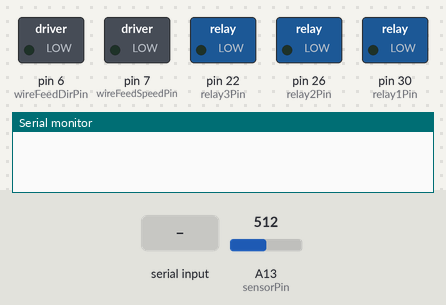
The sketch below on a simulated Arduino Mega 2560, built with avr-gcc and run on an emulated ATmega2560. On the bench: switched loads named in the sketch (green lamp = pin HIGH), the last lines printed to the serial monitor. Dashed ring = blinking. The test bench sets the inputs (shaded band); at power-on: A13 (sensorPin) = 512. Pins used as bus, display or sensor lines are not drawn.

Above: at 1.2 s.
1.3 s: "c" received over Serial
At 3.6 s:
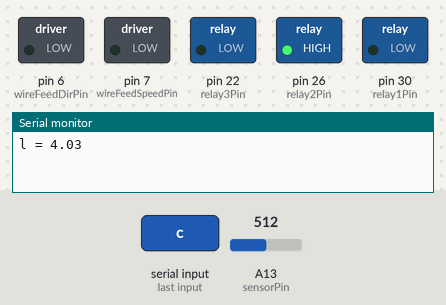
4.3 s: byte 49 ('1') received over Serial
At 6.0 s:
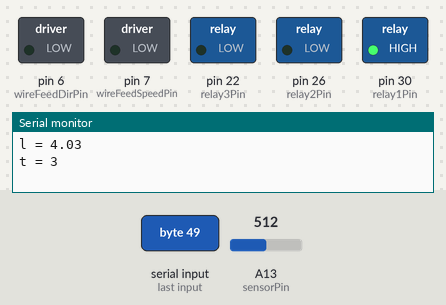
6.7 s: byte 50 ('2') received over Serial
At 7.9 s:
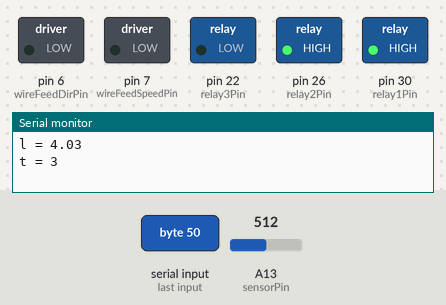
8.2 s: byte 51 ('3') received over Serial
At 9.1 s:
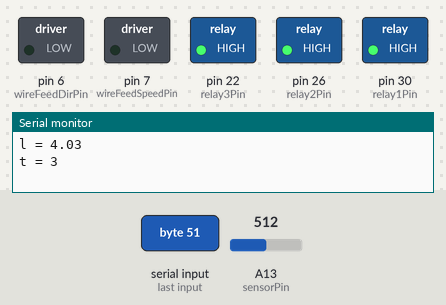
9.7 s: "j" received over Serial
At 12.6 s:
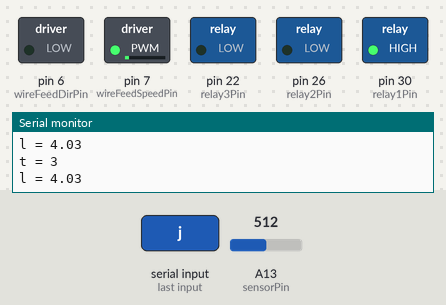
12.7 s: "b" received over Serial
At 13.6 s:
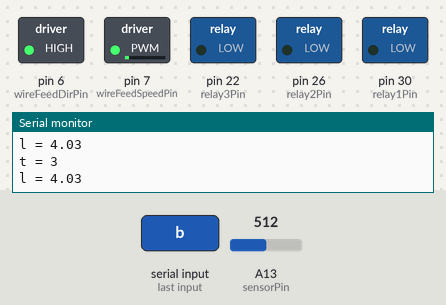
Timing chart, 0 to 15.7 s (numbered marks = the images above; inputs shaded):
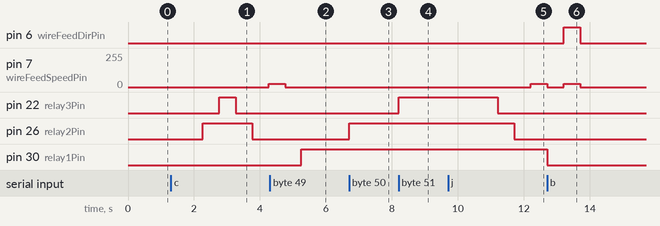

Measured:
- after the input at 1.3 s, pin 7 (wireFeedSpeedPin): 0/255 → 25/255 after 3.0 s; pin 22 (relay3Pin): LOW → HIGH after 1.5 s, → LOW 0.50 s later; pin 26 (relay2Pin): LOW → HIGH after 0.97 s, → LOW 1.5 s later
- after the input at 4.3 s, pin 30 (relay1Pin): LOW → HIGH after 0.94 s
- after the input at 6.7 s, pin 26 (relay2Pin): LOW → HIGH at once
- after the input at 8.2 s, pin 22 (relay3Pin): LOW → HIGH at once
- after the input at 9.7 s, pin 7 (wireFeedSpeedPin): 0/255 → 25/255 after 2.5 s; pin 22 (relay3Pin): HIGH → LOW after 1.5 s; pin 26 (relay2Pin): HIGH → LOW after 2.0 s
- after the input at 12.7 s, pin 6 (wireFeedDirPin): LOW → HIGH after 0.50 s, → LOW 0.50 s later

The sketch:

WireFeeder.ino
```cpp
#define wireFeedDirPin    6
#define wireFeedSpeedPin  7
#define stepper1EnablePin 33
#define stepper1DirPin    29
#define stepper1PulPin    25
#define stepper2EnablePin 49
#define stepper2DirPin    45
#define stepper2PulPin    41
#define relay1Pin         30
#define relay2Pin         26
#define relay3Pin         22
#define sensorPin         A13

bool relay1 = false;
bool relay2 = false;
bool relay3 = false;

void setup() {
  Serial.begin(9600);
  pinMode(wireFeedDirPin, OUTPUT);
  pinMode(wireFeedSpeedPin, OUTPUT);
  pinMode(stepper1EnablePin, OUTPUT);
  pinMode(stepper1DirPin, OUTPUT);
  pinMode(stepper1PulPin, OUTPUT);
  pinMode(stepper2EnablePin, OUTPUT);
  pinMode(stepper2DirPin, OUTPUT);
  pinMode(stepper2PulPin, OUTPUT);
  pinMode(relay1Pin, OUTPUT);
  pinMode(relay2Pin, OUTPUT);
  pinMode(relay3Pin, OUTPUT);
  pinMode(sensorPin, INPUT);
  digitalWrite(stepper1EnablePin, LOW);
  digitalWrite(stepper2EnablePin, LOW);
  digitalWrite(relay1Pin, LOW);
  digitalWrite(relay2Pin, LOW);
  digitalWrite(relay3Pin, LOW);
}

void loop() {
  if(Serial.available() > 0){
    char command = Serial.read();
    switch(command){
      case 'c':
        cutWireBallScrew(true);
        break;
      case 'v':
        cutWireBallScrew(false);
        break;
      case 'j':
        cutWirePneumatic(true);
        break;
      case 'n':
        cutWirePneumatic(false);
        break;
      case 'f':
        runForward();
        delay(500);
        stopFeeder();
        break;
      case 'b':
        runBackward();
        delay(500);
        stopFeeder();
        break;
      case 's':
        stopFeeder();
        break;
      case 'q':
        oneRotation1();
        break;
      case 'w':
        oneRotation2();
        break;
      case 'z':
        fourRotation1and2DOWN();
        break;
      case 'y':
        fourRotation1and2UP();
        break;
      case 'm':
        readSensor();
        break;
      case '1':
        if(relay1 == false){
          digitalWrite(relay1Pin, HIGH);
          //Serial.println("Relay 1 ON");
        }
        else{
          digitalWrite(relay1Pin, LOW);
          //Serial.println("Relay 1 OFF");
        }
        relay1 = !relay1;
        delay(1000);
        break;
      case '2':
        if(relay2 == false){
          digitalWrite(relay2Pin, HIGH);
          //Serial.println("Relay 2 ON");
        }
        else{
          digitalWrite(relay2Pin, LOW);
          //Serial.println("Relay 2 OFF");
        }
        delay(500);
        relay2 = !relay2;
        break;
      case '3':
        if(relay3 == false){
          digitalWrite(relay3Pin, HIGH);
          //Serial.println("Relay 3 ON");
        }
        else{
          digitalWrite(relay3Pin, LOW);
          //Serial.println("Relay 3 OFF");
        }
        delay(500);
        relay3 = !relay3;
        break;
      default:
        stopFeeder();
        break;
    }
  }
}

void runForward(){
  analogWrite(wireFeedSpeedPin, 25);
  digitalWrite(wireFeedDirPin, LOW);
  //Serial.println("Wire Feeder Moving Forward");
  return;
}

void runBackward(){
  analogWrite(wireFeedSpeedPin, 25);
  digitalWrite(wireFeedDirPin, HIGH);
  //Serial.println("Wire Feeder Moving Backward");
  return;
}

void stopFeeder(){
  analogWrite(wireFeedSpeedPin, 0);
  digitalWrite(wireFeedDirPin, LOW);
  //Serial.println("Stopping Wire Feeder");
  return;
}

void oneRotation1(){
  digitalWrite(stepper1DirPin,HIGH); // Enables the motor to move in a particular direction
  // Makes 200 pulses for making one full cycle rotation
  for(int x = 0; x < 200; x++) {
    digitalWrite(stepper1PulPin,HIGH);
    delayMicroseconds(500);
    digitalWrite(stepper1PulPin,LOW);
    delayMicroseconds(500);
  }
  //Serial.println("Moving 1 rotation for stepper 1");
  return;
}

void oneRotation2(){
  digitalWrite(stepper2DirPin,HIGH); // Enables the motor to move in a particular direction
  // Makes 200 pulses for making one full cycle rotation
  for(int x = 0; x < 200; x++) {
    digitalWrite(stepper2PulPin,HIGH);
    delayMicroseconds(500);
    digitalWrite(stepper2PulPin,LOW);
    delayMicroseconds(500);
  }
  //Serial.println("Moving 1 rotation for stepper 2");
  return;
}

void fourRotation1and2DOWN(){
  digitalWrite(stepper1DirPin,HIGH);
  digitalWrite(stepper2DirPin,HIGH); // Enables the motor to move in a particular direction
  // Makes 200 pulses for making one full cycle rotation
  for(int x = 0; x < 2*200; x++) {
    digitalWrite(stepper2PulPin,HIGH);
    delayMicroseconds(300);
    digitalWrite(stepper2PulPin,LOW);
    delayMicroseconds(300);
        digitalWrite(stepper1PulPin,HIGH);
    delayMicroseconds(300);
    digitalWrite(stepper1PulPin,LOW);
    delayMicroseconds(300);
  }
  //Serial.println("Moving 4 rotations for stepper 1 and 2 Down");
  return;
}

void fourRotation1and2UP(){
  digitalWrite(stepper1DirPin,LOW);
  digitalWrite(stepper2DirPin,LOW); // Enables the motor to move in a particular direction
  // Makes 200 pulses for making one full cycle rotation
  for(int x = 0; x < 2*200; x++) {
    digitalWrite(stepper2PulPin,HIGH);
    delayMicroseconds(300);
    digitalWrite(stepper2PulPin,LOW);
    delayMicroseconds(300);
        digitalWrite(stepper1PulPin,HIGH);
    delayMicroseconds(300);
    digitalWrite(stepper1PulPin,LOW);
    delayMicroseconds(300);
  }
  //Serial.println("Moving 4 rotations for stepper 1 and 2 UP");
  return;
}

void readSensor(){
  int haha = analogRead(sensorPin);
  double val = map(haha,340,388,8750,7250);
  /*Serial.print("Sensor value = ");
  Serial.println(haha);
  Serial.print("Measured value = ");
  Serial.print(val/1000);
  Serial.println(" (in)");*/
  //Serial.print("Wire Length = ");
  Serial.print("l = ");
  Serial.println(7.4-val/1000);
  //Serial.println(" (in)");
  return;
}

void cutWireBallScrew(bool feedWire){
  unsigned long t1 = millis();
  fourRotation1and2DOWN();
  fourRotation1and2DOWN();
  digitalWrite(relay2Pin, HIGH);
  //Serial.println("Relay 2 ON");
  delay(500);
  digitalWrite(relay3Pin, HIGH);
  //Serial.println("Relay 3 ON");
  delay(500);
  readSensor();
  digitalWrite(relay3Pin, LOW);
  //Serial.println("Relay 3 OFF");
  delay(500);
  digitalWrite(relay2Pin, LOW);
  //Serial.println("Relay 2 OFF");
  delay(500);
  if(feedWire){
      runForward();
  }
  fourRotation1and2UP();
  if(feedWire){
     stopFeeder();
  }
  fourRotation1and2UP();
  Serial.print("t = ");
  Serial.println((millis()-t1)/1000);
  return;
}

void cutWirePneumatic(bool feedWire){
  digitalWrite(relay1Pin, HIGH);
  delay(500);
  digitalWrite(relay2Pin, HIGH);
  //Serial.println("Relay 2 ON");
  delay(500);
  digitalWrite(relay3Pin, HIGH);
  //Serial.println("Relay 3 ON");
  delay(500);
  readSensor();
  digitalWrite(relay3Pin, LOW);
  //Serial.println("Relay 3 OFF");
  delay(500);
  digitalWrite(relay2Pin, LOW);
  //Serial.println("Relay 2 OFF");
  delay(500);
  if(feedWire){
     runForward();
     delay(500);
     stopFeeder();
  }
  digitalWrite(relay1Pin, LOW);
  delay(500);
  return;
}
```
